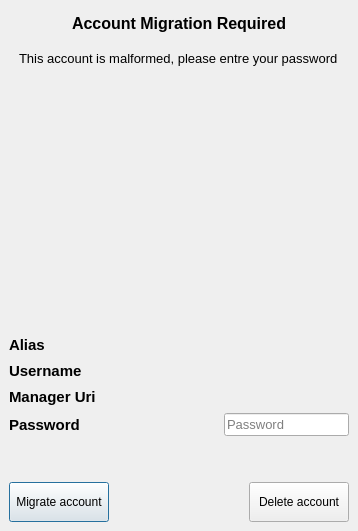
<?xml version="1.0" encoding="UTF-8"?>
<ui version="4.0">
 <class>AccountMigrationDialog</class>
 <widget class="QDialog" name="AccountMigrationDialog">
  <property name="windowModality">
   <enum>Qt::ApplicationModal</enum>
  </property>
  <property name="geometry">
   <rect>
    <x>0</x>
    <y>0</y>
    <width>358</width>
    <height>531</height>
   </rect>
  </property>
  <property name="windowTitle">
   <string>Account Migration</string>
  </property>
  <layout class="QVBoxLayout" name="verticalLayout_3">
   <property name="leftMargin">
    <number>0</number>
   </property>
   <property name="topMargin">
    <number>0</number>
   </property>
   <property name="rightMargin">
    <number>0</number>
   </property>
   <property name="bottomMargin">
    <number>0</number>
   </property>
   <item>
    <widget class="QStackedWidget" name="stackedWidget">
     <property name="currentIndex">
      <number>0</number>
     </property>
     <widget class="QWidget" name="accountMigrationPage">
      <layout class="QVBoxLayout" name="verticalLayout_4">
       <item>
        <layout class="QVBoxLayout" name="verticalLayout_2">
         <item>
          <layout class="QHBoxLayout" name="horizontalLayout_2">
           <item>
            <spacer name="horizontalSpacer_6">
             <property name="orientation">
              <enum>Qt::Horizontal</enum>
             </property>
             <property name="sizeHint" stdset="0">
              <size>
               <width>40</width>
               <height>20</height>
              </size>
             </property>
            </spacer>
           </item>
           <item>
            <widget class="QLabel" name="accountMigrationLabel">
             <property name="font">
              <font>
               <pointsize>12</pointsize>
               <weight>75</weight>
               <bold>true</bold>
              </font>
             </property>
             <property name="text">
              <string>Account Migration Required</string>
             </property>
            </widget>
           </item>
           <item>
            <spacer name="horizontalSpacer_7">
             <property name="orientation">
              <enum>Qt::Horizontal</enum>
             </property>
             <property name="sizeHint" stdset="0">
              <size>
               <width>40</width>
               <height>20</height>
              </size>
             </property>
            </spacer>
           </item>
          </layout>
         </item>
         <item>
          <layout class="QHBoxLayout" name="horizontalLayout_3">
           <item>
            <spacer name="horizontalSpacer_8">
             <property name="orientation">
              <enum>Qt::Horizontal</enum>
             </property>
             <property name="sizeHint" stdset="0">
              <size>
               <width>40</width>
               <height>20</height>
              </size>
             </property>
            </spacer>
           </item>
           <item>
            <widget class="QLabel" name="migrationReasonLabel">
             <property name="font">
              <font>
               <pointsize>10</pointsize>
              </font>
             </property>
             <property name="text">
              <string>This account is malformed, please entre your password</string>
             </property>
            </widget>
           </item>
           <item>
            <spacer name="horizontalSpacer_9">
             <property name="orientation">
              <enum>Qt::Horizontal</enum>
             </property>
             <property name="sizeHint" stdset="0">
              <size>
               <width>40</width>
               <height>20</height>
              </size>
             </property>
            </spacer>
           </item>
          </layout>
         </item>
         <item>
          <spacer name="verticalSpacer_3">
           <property name="orientation">
            <enum>Qt::Vertical</enum>
           </property>
           <property name="sizeType">
            <enum>QSizePolicy::Fixed</enum>
           </property>
           <property name="sizeHint" stdset="0">
            <size>
             <width>20</width>
             <height>20</height>
            </size>
           </property>
          </spacer>
         </item>
         <item>
          <layout class="QVBoxLayout" name="verticalLayout">
           <item>
            <layout class="QHBoxLayout" name="horizontalLayout">
             <item>
              <spacer name="horizontalSpacer_4">
               <property name="orientation">
                <enum>Qt::Horizontal</enum>
               </property>
               <property name="sizeHint" stdset="0">
                <size>
                 <width>40</width>
                 <height>20</height>
                </size>
               </property>
              </spacer>
             </item>
             <item>
              <widget class="QLabel" name="avatarLabel">
               <property name="sizePolicy">
                <sizepolicy hsizetype="Fixed" vsizetype="Fixed">
                 <horstretch>0</horstretch>
                 <verstretch>0</verstretch>
                </sizepolicy>
               </property>
               <property name="minimumSize">
                <size>
                 <width>200</width>
                 <height>200</height>
                </size>
               </property>
               <property name="maximumSize">
                <size>
                 <width>200</width>
                 <height>200</height>
                </size>
               </property>
               <property name="text">
                <string/>
               </property>
              </widget>
             </item>
             <item>
              <spacer name="horizontalSpacer_5">
               <property name="orientation">
                <enum>Qt::Horizontal</enum>
               </property>
               <property name="sizeHint" stdset="0">
                <size>
                 <width>40</width>
                 <height>20</height>
                </size>
               </property>
              </spacer>
             </item>
            </layout>
           </item>
           <item>
            <spacer name="verticalSpacer">
             <property name="orientation">
              <enum>Qt::Vertical</enum>
             </property>
             <property name="sizeType">
              <enum>QSizePolicy::Fixed</enum>
             </property>
             <property name="sizeHint" stdset="0">
              <size>
               <width>20</width>
               <height>30</height>
              </size>
             </property>
            </spacer>
           </item>
           <item>
            <layout class="QGridLayout" name="gridLayout">
             <item row="3" column="0">
              <widget class="QLabel" name="passwordLabel">
               <property name="font">
                <font>
                 <pointsize>11</pointsize>
                 <weight>75</weight>
                 <bold>true</bold>
                </font>
               </property>
               <property name="text">
                <string>Password</string>
               </property>
              </widget>
             </item>
             <item row="0" column="1">
              <spacer name="horizontalSpacer">
               <property name="orientation">
                <enum>Qt::Horizontal</enum>
               </property>
               <property name="sizeHint" stdset="0">
                <size>
                 <width>40</width>
                 <height>20</height>
                </size>
               </property>
              </spacer>
             </item>
             <item row="1" column="1">
              <spacer name="usernameHorizontalSpacer">
               <property name="orientation">
                <enum>Qt::Horizontal</enum>
               </property>
               <property name="sizeHint" stdset="0">
                <size>
                 <width>40</width>
                 <height>20</height>
                </size>
               </property>
              </spacer>
             </item>
             <item row="0" column="2">
              <widget class="QLabel" name="aliasInputLabel">
               <property name="font">
                <font>
                 <pointsize>10</pointsize>
                </font>
               </property>
               <property name="text">
                <string/>
               </property>
              </widget>
             </item>
             <item row="1" column="2">
              <widget class="QLabel" name="usernameInputLabel">
               <property name="font">
                <font>
                 <pointsize>10</pointsize>
                </font>
               </property>
               <property name="text">
                <string/>
               </property>
              </widget>
             </item>
             <item row="1" column="0">
              <widget class="QLabel" name="usernameLabel">
               <property name="font">
                <font>
                 <pointsize>11</pointsize>
                 <weight>75</weight>
                 <bold>true</bold>
                </font>
               </property>
               <property name="text">
                <string>Username</string>
               </property>
              </widget>
             </item>
             <item row="3" column="2">
              <widget class="QLineEdit" name="passwordInputLineEdit">
               <property name="font">
                <font>
                 <pointsize>10</pointsize>
                </font>
               </property>
               <property name="toolTip">
                <string>Password for this account</string>
               </property>
               <property name="placeholderText">
                <string>Password</string>
               </property>
              </widget>
             </item>
             <item row="3" column="1">
              <spacer name="horizontalSpacer_3">
               <property name="orientation">
                <enum>Qt::Horizontal</enum>
               </property>
               <property name="sizeHint" stdset="0">
                <size>
                 <width>40</width>
                 <height>20</height>
                </size>
               </property>
              </spacer>
             </item>
             <item row="0" column="0">
              <widget class="QLabel" name="aliasLabel">
               <property name="font">
                <font>
                 <pointsize>11</pointsize>
                 <weight>75</weight>
                 <bold>true</bold>
                </font>
               </property>
               <property name="text">
                <string>Alias</string>
               </property>
              </widget>
             </item>
             <item row="2" column="0">
              <widget class="QLabel" name="managerUriLabel">
               <property name="font">
                <font>
                 <pointsize>11</pointsize>
                 <weight>75</weight>
                 <bold>true</bold>
                </font>
               </property>
               <property name="text">
                <string>Manager Uri</string>
               </property>
              </widget>
             </item>
             <item row="2" column="2">
              <widget class="QLabel" name="managerUriInputLabel">
               <property name="font">
                <font>
                 <pointsize>10</pointsize>
                </font>
               </property>
               <property name="text">
                <string/>
               </property>
              </widget>
             </item>
             <item row="2" column="1">
              <spacer name="managerUriHorizontalSpacer">
               <property name="orientation">
                <enum>Qt::Horizontal</enum>
               </property>
               <property name="sizeHint" stdset="0">
                <size>
                 <width>40</width>
                 <height>20</height>
                </size>
               </property>
              </spacer>
             </item>
            </layout>
           </item>
          </layout>
         </item>
         <item>
          <spacer name="verticalSpacer_2">
           <property name="orientation">
            <enum>Qt::Vertical</enum>
           </property>
           <property name="sizeType">
            <enum>QSizePolicy::Fixed</enum>
           </property>
           <property name="sizeHint" stdset="0">
            <size>
             <width>20</width>
             <height>40</height>
            </size>
           </property>
          </spacer>
         </item>
         <item>
          <layout class="QHBoxLayout" name="horizontalLayout_4">
           <item>
            <widget class="QPushButton" name="migrationPushButton">
             <property name="minimumSize">
              <size>
               <width>100</width>
               <height>40</height>
              </size>
             </property>
             <property name="maximumSize">
              <size>
               <width>100</width>
               <height>40</height>
              </size>
             </property>
             <property name="toolTip">
              <string>Migrate your account</string>
             </property>
             <property name="text">
              <string>Migrate account</string>
             </property>
            </widget>
           </item>
           <item>
            <spacer name="horizontalSpacer_10">
             <property name="orientation">
              <enum>Qt::Horizontal</enum>
             </property>
             <property name="sizeHint" stdset="0">
              <size>
               <width>40</width>
               <height>20</height>
              </size>
             </property>
            </spacer>
           </item>
           <item>
            <widget class="QPushButton" name="deleteAccountPushButton">
             <property name="minimumSize">
              <size>
               <width>100</width>
               <height>40</height>
              </size>
             </property>
             <property name="maximumSize">
              <size>
               <width>100</width>
               <height>40</height>
              </size>
             </property>
             <property name="toolTip">
              <string>Warning! This action will remove your account on this device</string>
             </property>
             <property name="text">
              <string>Delete account</string>
             </property>
            </widget>
           </item>
          </layout>
         </item>
        </layout>
       </item>
      </layout>
     </widget>
     <widget class="QWidget" name="migrationWaittingPage">
      <layout class="QVBoxLayout" name="verticalLayout_5">
       <item>
        <spacer name="verticalSpacer_4">
         <property name="orientation">
          <enum>Qt::Vertical</enum>
         </property>
         <property name="sizeHint" stdset="0">
          <size>
           <width>20</width>
           <height>211</height>
          </size>
         </property>
        </spacer>
       </item>
       <item>
        <layout class="QHBoxLayout" name="horizontalLayout_5">
         <item>
          <spacer name="horizontalSpacer_11">
           <property name="orientation">
            <enum>Qt::Horizontal</enum>
           </property>
           <property name="sizeHint" stdset="0">
            <size>
             <width>40</width>
             <height>20</height>
            </size>
           </property>
          </spacer>
         </item>
         <item>
          <widget class="QLabel" name="spinnerLabel">
           <property name="text">
            <string/>
           </property>
           <property name="pixmap">
            <pixmap resource="ressources.qrc">:/images/jami_eclipse_spinner.gif</pixmap>
           </property>
          </widget>
         </item>
         <item>
          <spacer name="horizontalSpacer_12">
           <property name="orientation">
            <enum>Qt::Horizontal</enum>
           </property>
           <property name="sizeHint" stdset="0">
            <size>
             <width>40</width>
             <height>20</height>
            </size>
           </property>
          </spacer>
         </item>
        </layout>
       </item>
       <item>
        <spacer name="verticalSpacer_11">
         <property name="orientation">
          <enum>Qt::Vertical</enum>
         </property>
         <property name="sizeHint" stdset="0">
          <size>
           <width>20</width>
           <height>211</height>
          </size>
         </property>
        </spacer>
       </item>
       <item>
        <widget class="QLabel" name="progressLabel">
         <property name="font">
          <font>
           <pointsize>11</pointsize>
          </font>
         </property>
         <property name="text">
          <string>Migratiing your Jami account…</string>
         </property>
         <property name="alignment">
          <set>Qt::AlignCenter</set>
         </property>
        </widget>
       </item>
       <item>
        <spacer name="verticalSpacer_10">
         <property name="orientation">
          <enum>Qt::Vertical</enum>
         </property>
         <property name="sizeType">
          <enum>QSizePolicy::Minimum</enum>
         </property>
         <property name="sizeHint" stdset="0">
          <size>
           <width>20</width>
           <height>20</height>
          </size>
         </property>
        </spacer>
       </item>
      </layout>
     </widget>
    </widget>
   </item>
  </layout>
 </widget>
 <resources>
  <include location="ressources.qrc"/>
 </resources>
 <connections/>
</ui>
